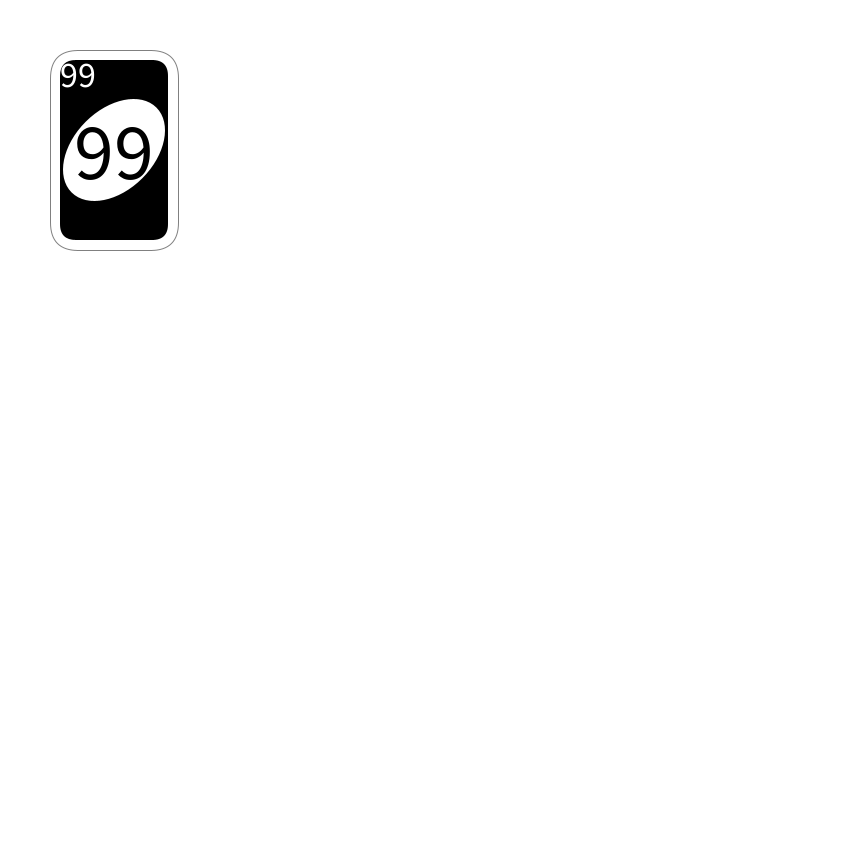
Frame 1 (no input)
Frame 60 (the mouse pressed at the canvas centre just before this capture): identical to frame 1, image omitted
Frame 120 (the mouse held since frame 60 and released just before this capture): identical to frame 1, image omitted

The Processing sketch that drew this single still picture (run headless with seeded random() and noise(); from frame 60 on, the mouse is pressed at the canvas centre):

// Processing sketch: week04_10
// ── week04_10.pde
void setup(){
  size(850,850);
  myShuffle();
}
void myShuffle(){
  for(int i=0;i<8;i++){
    for(int j=0;j<11;j++){
      cardN[i*11+j]=j;
      cardC[i*11+j]=C[i%4];
    }
  }
 for(int i=0;i<10000;i++){
  int a=int(random(88)),b=int(random(88));
  int temp=cardN[a];
  cardN[a]=cardN[b];
  cardN[b]=temp;
  temp=cardC[a];
  cardC[a]=cardC[b];
  cardC[b]=temp;
 }
}
//int[][] card=new int[8][11];
int[] cardN=new int[88];
int[] cardC=new int[88];
color[] C={#FF5555,#FFAA00,#55AA55,#5555FF};
void draw(){
  background(255);
  if(mousePressed&&mouseButton==RIGHT){
    for(int i=0;i<8;i++){
      for(int j=0;j<11;j++){
      //drawCard(j*32,i*50,C[i%4],j);
      drawCard(j*32,i*50,cardC[i*11+j],cardN[i*11+j],32);
      }
    }
  }else drawCard(50,50,#000000,99,128);
  
  for(int i=0;i<myCard;i++){
  if(i%4==0) drawCard(430    +40*i/4,50,cardC[i],cardN[i],128);
  if(i%4==1) drawCard(630-40 +40*i/4,350,cardC[i],cardN[i],128);
  if(i%4==2) drawCard(430-80 +40*i/4,650,cardC[i],cardN[i],128);
  if(i%4==3) drawCard(230-120+40*i/4,350,cardC[i],cardN[i],128);
  }
}
int myCard=0;
void mousePressed(){
  if(mouseButton==LEFT) myCard++;
}
void drawCard(int x,int y,color c,int n,int w){
  float s=w/32.0;//scale size
  stroke(128);//gray stroke
  fill(255);//white
  rect(x,y,32*s,50*s,7*s);
  noStroke();
  fill(c);
  rect(x+2.5*s,y+2.5*s,32*s-5*s,50*s-5*s,4*s);
  
  pushMatrix();
  fill(255);
  translate(x+16*s,y+25*s);
  rotate(radians(45));
  ellipse(0,0,20*s,30*s);
  popMatrix();
  
  textAlign(CENTER,CENTER);
  textSize(9*s);
  text(""+n,x+7*s,y+6*s);
  
  textSize(20*s);
  fill(c);
  text(""+n,x+16*s,y+25*s);
}
